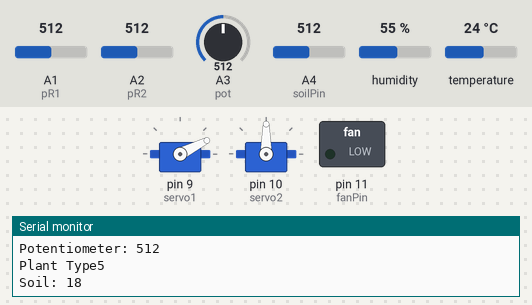
The sketch below on a simulated Arduino Uno, built with avr-gcc and run on an emulated ATmega328P. Shown: 2 × servo, switched loads named in the sketch (green lamp = pin HIGH), the last lines printed to the serial monitor. The inputs (shaded band) are chosen by the test bench; at power-on: A3 (pot) = 512, A2 (pR2) = 512, A1 (pR1) = 512, A4 (soilPin) = 512, humidity 55 %, temperature 24 °C.

Above: at 4.9 s.
5.0 s: A3 (pot) set to 617
12.1 s: A3 (pot) set to 641
13.9 s: A2 (pR2) set to 209
16.0 s: A2 (pR2) set to 191
At 18.1 s:
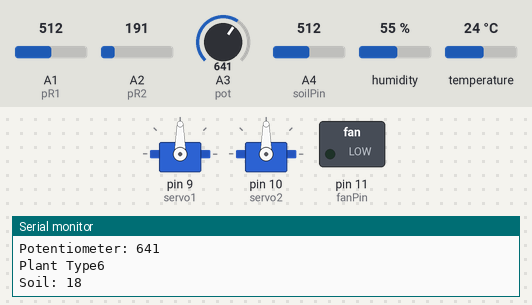
18.5 s: A2 (pR2) set to 210
At 21.3 s:
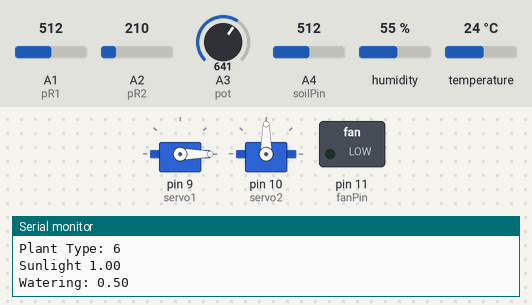
21.7 s: A2 (pR2) set to 190
At 24.1 s:
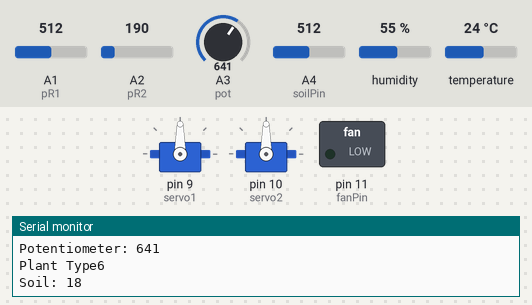
Timing chart, 0 to 25.6 s (numbered marks = the images above; inputs shaded):
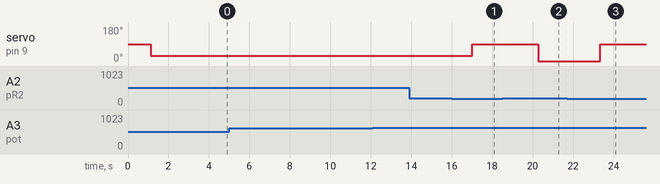

Measured:
- the behaviour switches between 200 and 199 on A2 (pR2) (found by bisection; images 0 and 1)
- after the input at 16.0 s, servo on pin 9 (servo1): 27° → 90° after 1.0 s
- after the input at 18.5 s, servo on pin 9 (servo1): 90° → 0° after 1.8 s
- after the input at 21.7 s, servo on pin 9 (servo1): 0° → 90° after 1.6 s

The sketch:

sketch_feb1a.ino
```cpp
#include "DHT.h"
#include <Servo.h>

Servo servo1;
Servo servo2;
int fanPin = 11;
int humidPin = A0;
int pR1 = A1;
int pR2 = A2;
int pot = A3;
int soilPin = A4;
float temperature = 0;
float humidity = 0;

int dayThreshold = 200;
int nightThreshold = 0;

int lightIn = 0;
int lightOut;
int potRead = 0;
int soilRead = 0;

int plantType = 0;
float watering = 0;
float sunlight = 0;

#define DHTPIN humidPin
#define DHTTYPE DHT11
DHT dht(DHTPIN, DHTTYPE);


void setup() {  // put your setup code here, to run once:
  Serial.begin(9600);
  dht.begin();
  pinMode(9, OUTPUT);
  pinMode(10, OUTPUT);
  pinMode(11, OUTPUT);
  pinMode(A0, INPUT);
  pinMode(A1, INPUT);
  pinMode(A2, INPUT);
  pinMode(A3, INPUT);
  pinMode(A4, INPUT);
  servo1.attach(9);
  servo2.attach(10);
}

void waterOn() {
  servo2.write(0);
}

void waterOff() {
  servo2.write(180);
}

void fanSpeed(int percent) {
  percent = 0.5*percent/100*1023;
  analogWrite(fanPin, percent);
}

void getSensorData() {
  humidity = dht.readHumidity();
  temperature = dht.readTemperature(); //Celsius. Add true if farenheit
  lightIn = analogRead(pR1);
  lightOut = analogRead(pR2);
  potRead = analogRead(pot);
  soilRead = analogRead(soilPin);
  plantType = map(potRead, 0, 1000, 1, 9);
  Serial.println("Humidity: " + String(humidity));
  Serial.println("Temperature: " + String(temperature));
  Serial.println("Light Inside: " + String(lightIn));
  Serial.println("Light Outside: " + String(lightOut));
  Serial.println("Potentiometer: " + String(potRead));
  Serial.println("Plant Type" + String(plantType));
  Serial.println("Soil: " + String(soilPin));
}

void sortPlant() {
  switch (plantType) {
    case 1:
    watering = 0;
    sunlight = 0;
    break;
    case 2:
    watering = 0;
    sunlight = 0.85;
    break;
    case 3:
    watering = 0;
    sunlight =1;
    break;

    case 4:
    watering = 0.50;
    sunlight = 0.85;
    break;
    case 5:
    watering = 0.50;
    sunlight = 0.85;
    break;
    case 6:
    watering = 0.5;
    sunlight =1;
    break;

    case 7:
    watering = 1;
    sunlight = 0;
    break;
    case 8:
    watering = 1;
    sunlight = 0.85;
    break;
    case 9:
    watering = 1;
    sunlight =1;
    break;


  }
}

void setLid(int percent) {
  //percent = (percent/100)*180;
  percent = sunlight*percent;
  percent = 180-percent;
  servo1.write(percent);
  if (sunlight == 0) {servo1.write(90);}
  delay (2000);
  Serial.println("Hello "+ String(lightOut));


}

void loop() {

  // put your main code here, to run repeatedly:
  getSensorData();
  sortPlant();
  Serial.println();
  Serial.println("Plant Type: " + String(plantType));
  Serial.println("Sunlight " + String(sunlight));
  Serial.println("Watering: " + String(watering));
  delay(1000);
    int i = 0;
    if (lightOut >= dayThreshold){
      //servo1.write(80);
      setLid(180);
    }
    while (i < 7 && lightOut >= dayThreshold) {
      delay (1000);
      getSensorData();
      i = i+1;

      }
    if (lightOut <= dayThreshold) {
        servo1.write(90);
        delay(2000);
        getSensorData();

  }


}
```
